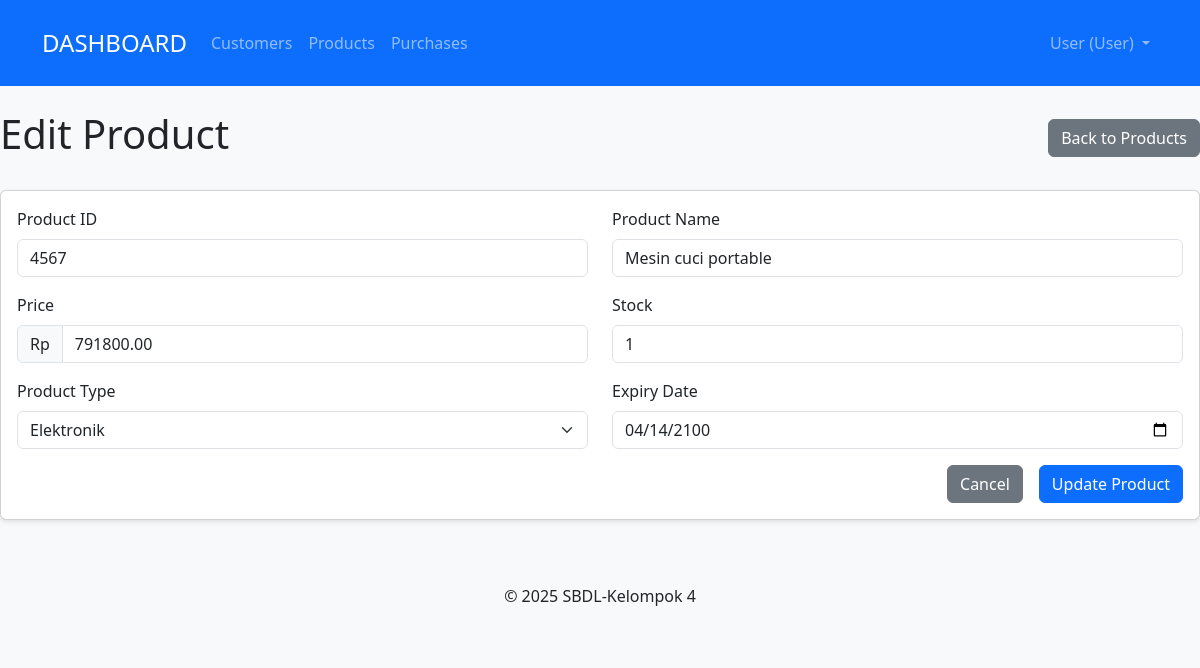
The page /admin/pages/product/edit.php?id=4567 on the database its author committed.
### tables this page shows
CREATE TABLE `tb_produk` (
  `id_produk` int NOT NULL,
  `nama_produk` varchar(64) NOT NULL,
  `deskripsi` text,
  `harga_produk` decimal(10,2) DEFAULT NULL,
  `stok_produk` int DEFAULT NULL,
  `jenis_produk` varchar(100) NOT NULL,
  `exp_produk` date NOT NULL,
  `gambar` varchar(255) DEFAULT NULL,
  `status_produk` enum('belum_dibeli','dalam_keranjang','sudah_dibeli') DEFAULT 'belum_dibeli'
);

### admin/pages/product/edit.php (the view, shortened to what this page needs)
<?php
require_once '../../../config/database.php';
$id = mysqli_real_escape_string($conn, $_GET['id']);
$query = "SELECT * FROM tb_produk WHERE id_produk = '$id'";
$result = mysqli_query($conn, $query);
$product = mysqli_fetch_assoc($result);
include '../includes/header.php';
?>
<div class="d-flex justify-content-between align-items-center mb-4">
    <h1>Edit Product</h1>
    <a href="index.php" class="btn btn-secondary">Back to Products</a>
</div>
<div class="card">
    <div class="card-body">
        <form method="POST" action="">
            <div class="row mb-3">
                <div class="col-md-6">
                    <label for="id_produk" class="form-label">Product ID</label>
                    <input type="text" class="form-control" id="id_produk" value="<?php echo htmlspecialchars($product['id_produk']); ?>" readonly>
                </div>
                <div class="col-md-6">
                    <label for="nama_produk" class="form-label">Product Name</label>
                    <input type="text" class="form-control" id="nama_produk" name="nama_produk" value="<?php echo htmlspecialchars($product['nama_produk']); ?>" required>
                </div>
            </div>
            <div class="row mb-3">
                <div class="col-md-6">
                    <label for="harga_produk" class="form-label">Price</label>
                    <div class="input-group">
                        <span class="input-group-text">Rp</span>
                        <input type="number" class="form-control" id="harga_produk" name="harga_produk" value="<?php echo htmlspecialchars($product['harga_produk']); ?>" required>
                    </div>
                </div>
                <div class="col-md-6">
                    <label for="stok_produk" class="form-label">Stock</label>
                    <input type="number" class="form-control" id="stok_produk" name="stok_produk" value="<?php echo htmlspecialchars($product['stok_produk']); ?>" required>
                </div>
            </div>
            <div class="row mb-3">
            <div class="col-md-6">
    <label for="jenis_produk" class="form-label">Product Type</label>
    <select class="form-select" id="jenis_produk" name="jenis_produk" required>
        <option value="elektronik" <?php echo $product['jenis_produk'] == 'elektronik' ? 'selected' : ''; ?>>Elektronik</option>
    </select>
</div>
                <div class="col-md-6">
                    <label for="exp_produk" class="form-label">Expiry Date</label>
                    <input type="date" class="form-control" id="exp_produk" name="exp_produk" value="<?php echo htmlspecialchars($product['exp_produk']); ?>" required>
                </div>
            </div>
            <div class="d-grid gap-2 d-md-flex justify-content-md-end">
                <a href="index.php" class="btn btn-secondary me-md-2">Cancel</a>
                <button type="submit" class="btn btn-primary">Update Product</button>
            </div>
        </form>
    </div>
</div>
<?php
include '../includes/footer.php';
?>

### admin/assets/css/style.css (style rules this page uses)
body { background-color: #f8f9fa; }
.card { margin-bottom: 20px; box-shadow: 0 2px 5px rgba(0, 0, 0, 0.1); }

### rows shown on the page
tb_produk: id_produk "4567", nama_produk "Mesin cuci portable", harga_produk "791800.00", stok_produk "1", jenis_produk "Elektronik", exp_produk "04/14/2100"
